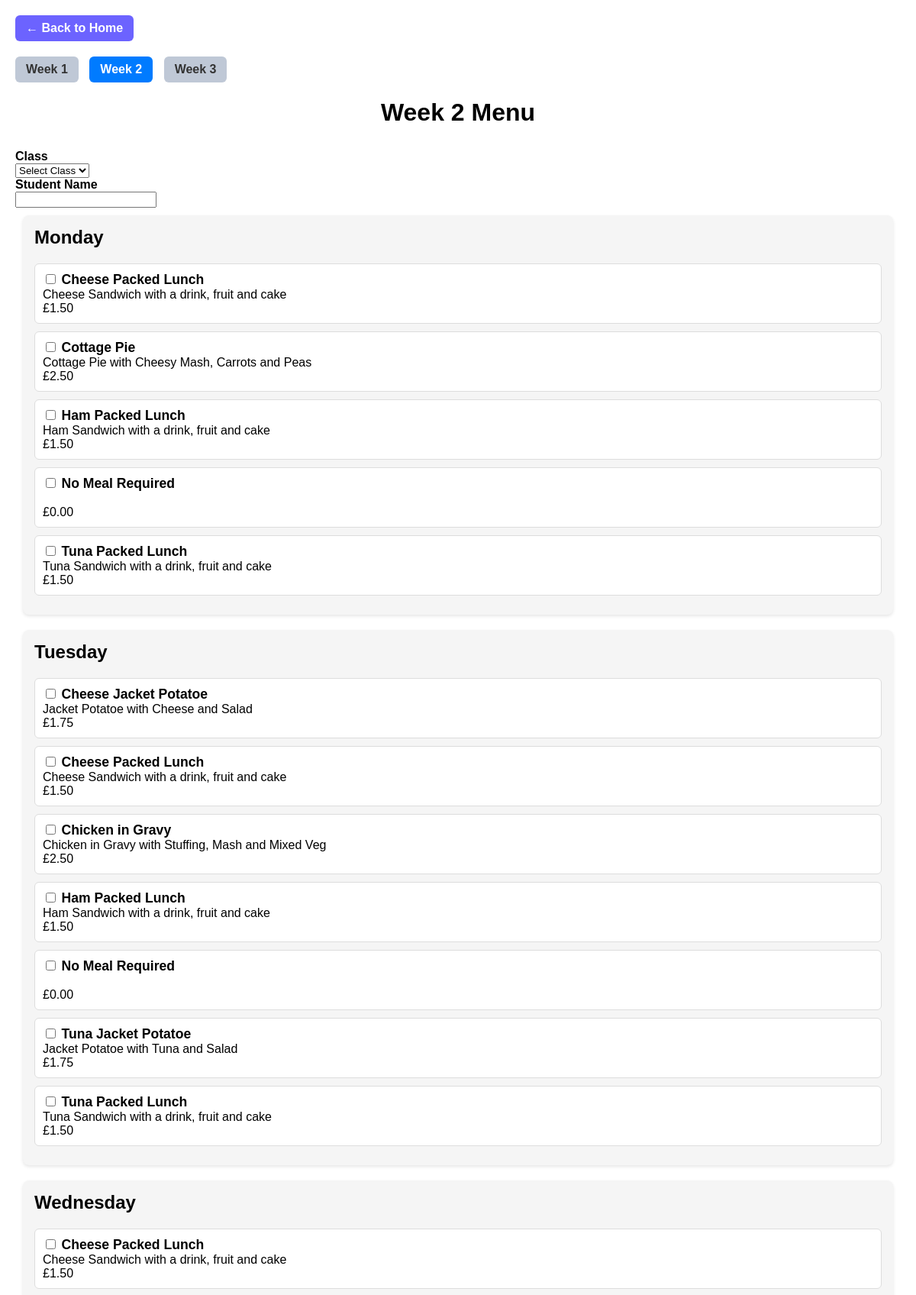
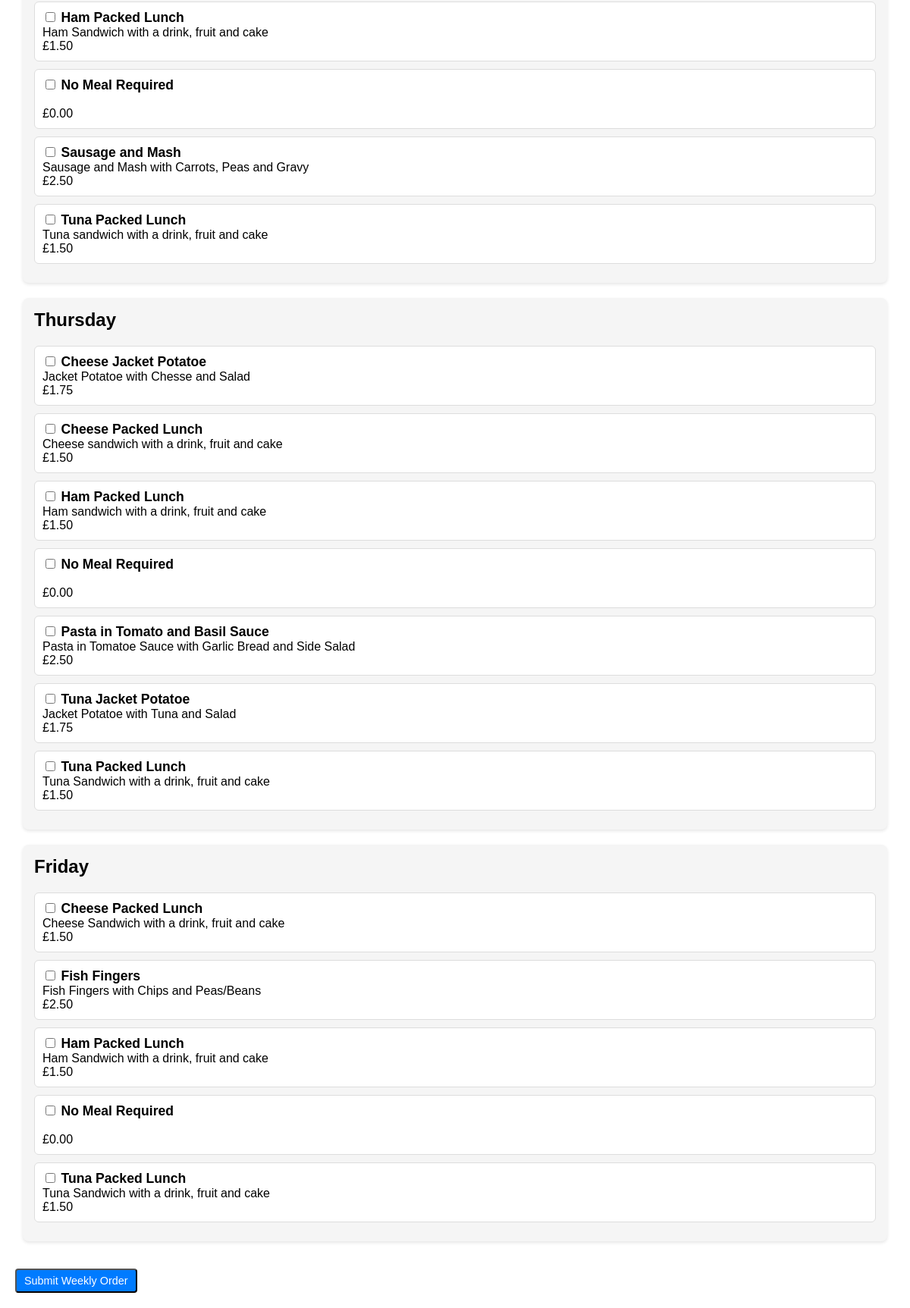
The page /menu/2/ on the database its author committed (2 pictures, top to bottom).
### mealshub/models.py (models this page shows, shortened)
class Meal(models.Model):
    name = models.CharField(max_length=100)
    description = models.TextField(blank=True)
    category = models.CharField(max_length=50, blank=True)
    price = models.DecimalField(max_digits=5, decimal_places=2)
    is_available = models.BooleanField(default=True)
    week = models.IntegerField(choices=WEEK_CHOICES)
    day = models.CharField(max_length=3, choices=DAY_CHOICES)

### mealshub/views.py (the view)
# urls.py: path("menu/<int:week_number>/", views.menu_view, name="menu"),
def menu_view(request, week_number):
    meals = Meal.objects.filter(
        week=week_number,
        is_available=True
        ).order_by('day', 'name')
    days = ['Mon', 'Tue', 'Wed', 'Thu', 'Fri']
    grouped = {day: [] for day in days}
    for meal in meals:
        grouped[meal.day].append(meal)
    context = {
        "week_number": week_number,
        "grouped_meals": grouped
    }
    return render(request, "mealshub/menu.html", context)

### mealshub/templates/mealshub/menu.html (shortened to what this page needs)
<a href="/" class="return-btn">← Back to Home</a>
<div style="margin-bottom:20px;">
    <a href="/menu/1/" class="week-btn {% if week_number == 1 %}active{% endif %}">Week 1</a>
    <a href="/menu/2/" class="week-btn {% if week_number == 2 %}active{% endif %}">Week 2</a>
    <a href="/menu/3/" class="week-btn {% if week_number == 3 %}active{% endif %}">Week 3</a>
</div>
<h1>Week {{ week_number }} Menu</h1>
<form method="POST" action="{% url 'weekly_order_submit' week_number %}">
    <div class="student-block">
    <label><strong>Class</strong></label><br>
    <select name="class_name" required>
        <option value="">Select Class</option>
    </select>
</div>
    <div class="student-block">
        <label><strong>Student Name</strong></label><br>
        <input type="text" name="student" required>
    </div>
<div class="week-container">
    {% for day, meals in grouped_meals.items %}
        <div class="day-block">
    <h2>
        {% if day == 'Mon' %}Monday{% endif %}
        {% if day == 'Tue' %}Tuesday{% endif %}
        {% if day == 'Wed' %}Wednesday{% endif %}
        {% if day == 'Thu' %}Thursday{% endif %}
        {% if day == 'Fri' %}Friday{% endif %}
    </h2>
    {% if meals %}
        {% for meal in meals %}
            <div class="meal-item">
                <label>
                   <input type="checkbox" name="meal_{{ day }}" value="{{ meal.id }}">
                    <strong>{{ meal.name }}</strong><br>
                    {{ meal.description }}<br>
                    £{{ meal.price }}<br>
                </label>
            </div>
         {% endfor %}
    {% else %}
        <p>No meals for this day.</p>
    {% endif %}
  </div>
{% endfor %}
</div>
    <button type="submit" class="order-button">Submit Weekly Order</button>
</form>

### mealshub/templates/mealshub/menu.html (style rules this page uses)
h1 { text-align: center; margin-bottom: 30px; }
.day-block h2 { margin-top: 0; }
.day-block { background: #f5f5f5; padding: 15px; margin-bottom: 20px; border-radius: 8px; box-shadow: 0 2px 4px rgba(0,0,0,0.1); }
.meal-item { margin-bottom: 10px; background: #fff; padding: 10px; border: 1px solid #ddd; border-radius: 6px; }
.meal-item strong { font-size: 1.1rem; }
.week-container { padding: 10px; }
.week-btn { display: inline-block; padding: 8px 14px; margin-right: 10px; background: #bfc8d6; color: #333; text-decoration: none; border-radius: 6px; font-weight: bold; transition: background 0.2s ease; }
.week-btn.active { background: #007bff; color: white; }
.return-btn { display: inline-block; margin-bottom: 20px; padding: 8px 14px; background: #6c63ff; color: white; text-decoration: none; border-radius: 6px; font-weight: bold; transition: background 0.2s ease; }
.order-button { display: inline-block; margin-top: 6px; padding: 6px 10px; background: #007bff; color: white; text-decoration: none; border-radius: 4px; font-size: 0.9rem; }

### rows shown on the page
Meal: shows "Monday", name "Cheese Packed Lunch", description "Cheese Sandwich with a drink, fruit and cake", price "1.50"
Meal: name "Cottage Pie", description "Cottage Pie with Cheesy Mash, Carrots and Peas", price "2.50"
Meal: name "Ham Packed Lunch", description "Ham Sandwich with a drink, fruit and cake", price "1.50"
Meal: name "No Meal Required", price "0.00"
Meal: name "Tuna Packed Lunch", description "Tuna Sandwich with a drink, fruit and cake", price "1.50"
Meal: shows "Tuesday", name "Cheese Jacket Potatoe", description "Jacket Potatoe with Cheese and Salad", price "1.75"
Meal: name "Cheese Packed Lunch", description "Cheese Sandwich with a drink, fruit and cake", price "1.50"
Meal: name "Chicken in Gravy", description "Chicken in Gravy with Stuffing, Mash and Mixed Veg", price "2.50"
Meal: name "Ham Packed Lunch", description "Ham Sandwich with a drink, fruit and cake", price "1.50"
Meal: name "No Meal Required", price "0.00"
Meal: name "Tuna Jacket Potatoe", description "Jacket Potatoe with Tuna and Salad", price "1.75"
Meal: name "Tuna Packed Lunch", description "Tuna Sandwich with a drink, fruit and cake", price "1.50"
Meal: shows "Wednesday", name "Cheese Packed Lunch", description "Cheese Sandwich with a drink, fruit and cake", price "1.50"
Meal: name "Ham Packed Lunch", description "Ham Sandwich with a drink, fruit and cake", price "1.50"
Meal: name "No Meal Required", price "0.00"
Meal: name "Sausage and Mash", description "Sausage and Mash with Carrots, Peas and Gravy", price "2.50"
Meal: name "Tuna Packed Lunch", description "Tuna sandwich with a drink, fruit and cake", price "1.50"
Meal: shows "Thursday", name "Cheese Jacket Potatoe", description "Jacket Potatoe with Chesse and Salad", price "1.75"
Meal: name "Cheese Packed Lunch", description "Cheese sandwich with a drink, fruit and cake", price "1.50"
Meal: name "Ham Packed Lunch", description "Ham sandwich with a drink, fruit and cake", price "1.50"
Meal: name "No Meal Required", price "0.00"
Meal: name "Pasta in Tomato and Basil Sauce", description "Pasta in Tomatoe Sauce with Garlic Bread and Side Salad", price "2.50"
Meal: name "Tuna Jacket Potatoe", description "Jacket Potatoe with Tuna and Salad", price "1.75"
Meal: name "Tuna Packed Lunch", description "Tuna Sandwich with a drink, fruit and cake", price "1.50"
Meal: shows "Friday", name "Cheese Packed Lunch", description "Cheese Sandwich with a drink, fruit and cake", price "1.50"
Meal: name "Fish Fingers", description "Fish Fingers with Chips and Peas/Beans", price "2.50"
Meal: name "Ham Packed Lunch", description "Ham Sandwich with a drink, fruit and cake", price "1.50"
Meal: name "No Meal Required", price "0.00"
Meal: name "Tuna Packed Lunch", description "Tuna Sandwich with a drink, fruit and cake", price "1.50"

### other values the page prints
{{ week_number }} "2"
